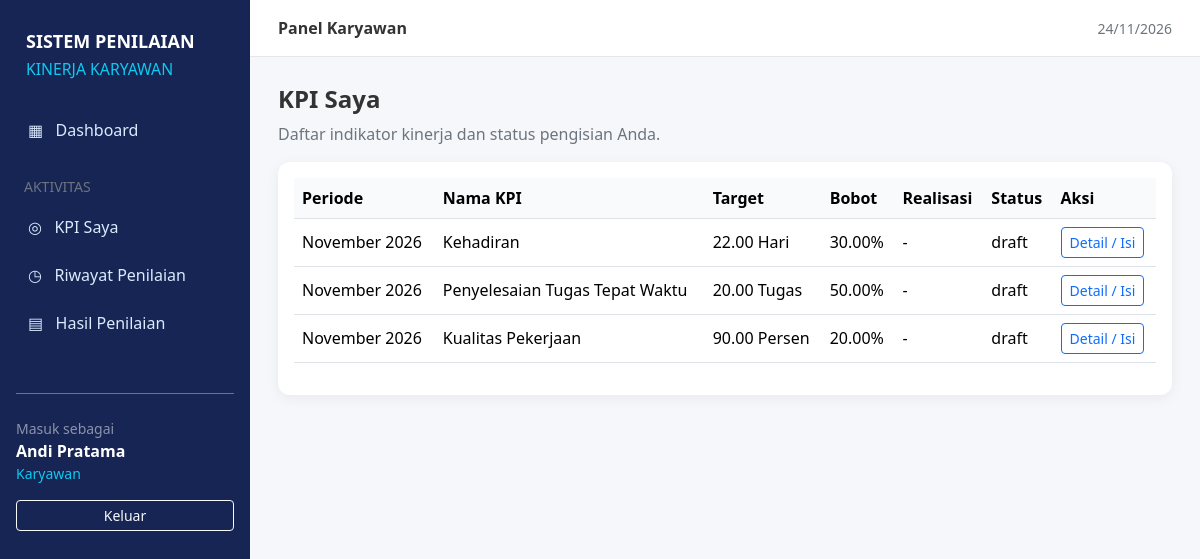
The app's page /index.php?page=my-kpis (signed in) with its own data.
### tables this page shows
CREATE TABLE IF NOT EXISTS kpis (
  id BIGINT UNSIGNED AUTO_INCREMENT PRIMARY KEY,
  employee_id BIGINT UNSIGNED NOT NULL,
  period_id BIGINT UNSIGNED NOT NULL,
  name VARCHAR(255) NOT NULL,
  target DECIMAL(12,2) NOT NULL,
  unit VARCHAR(50) NOT NULL,
  weight DECIMAL(5,2) NOT NULL,
  created_at TIMESTAMP NULL DEFAULT CURRENT_TIMESTAMP,
  updated_at TIMESTAMP NULL DEFAULT CURRENT_TIMESTAMP ON UPDATE CURRENT_TIMESTAMP,
  INDEX idx_kpis_employee_period (employee_id,period_id),
  CONSTRAINT fk_kpis_employee FOREIGN KEY (employee_id) REFERENCES users(id) ON DELETE RESTRICT,
  CONSTRAINT fk_kpis_period FOREIGN KEY (period_id) REFERENCES periods(id) ON DELETE RESTRICT
);

CREATE TABLE IF NOT EXISTS periods (
  id BIGINT UNSIGNED AUTO_INCREMENT PRIMARY KEY,
  month TINYINT UNSIGNED NOT NULL,
  year SMALLINT UNSIGNED NOT NULL,
  status VARCHAR(20) NOT NULL DEFAULT 'open',
  created_at TIMESTAMP NULL DEFAULT CURRENT_TIMESTAMP,
  updated_at TIMESTAMP NULL DEFAULT CURRENT_TIMESTAMP ON UPDATE CURRENT_TIMESTAMP,
  UNIQUE KEY unique_period (month,year)
);

CREATE TABLE IF NOT EXISTS performance_records (
  id BIGINT UNSIGNED AUTO_INCREMENT PRIMARY KEY,
  kpi_id BIGINT UNSIGNED NOT NULL UNIQUE,
  actual DECIMAL(12,2) NULL,
  description TEXT NULL,
  evidence_path VARCHAR(255) NULL,
  rating TINYINT UNSIGNED NULL,
  admin_notes TEXT NULL,
  status VARCHAR(20) NOT NULL DEFAULT 'draft',
  created_at TIMESTAMP NULL DEFAULT CURRENT_TIMESTAMP,
  updated_at TIMESTAMP NULL DEFAULT CURRENT_TIMESTAMP ON UPDATE CURRENT_TIMESTAMP,
  CONSTRAINT fk_records_kpi FOREIGN KEY (kpi_id) REFERENCES kpis(id) ON DELETE RESTRICT
);

### models/helpers.php (called while the page is built, shortened)
<?php
function e($value): string
{
    return htmlspecialchars((string)($value ?? ''), ENT_QUOTES, 'UTF-8');
}
function bindQueryParams(mysqli_stmt $stmt, array $params): void
{
    $types = '';
    foreach ($params as $value) {
        $types .= is_int($value) ? 'i' : (is_float($value) ? 'd' : 's');
    }
    $values = [];
    foreach ($params as $index => $value) {
        $values[$index] = $params[$index];
    }
    $arguments = [$types];
    foreach ($values as $index => &$value) {
        $arguments[] = &$value;
    }
    call_user_func_array([$stmt, 'bind_param'], $arguments);
}
function queryAll(string $sql, array $params = []): array
{
    global $koneksi;
    if ($params) {
        $stmt = $koneksi->prepare($sql);
        bindQueryParams($stmt, $params);
        $stmt->execute();
        $result = $stmt->get_result();
        $rows = $result->fetch_all(MYSQLI_ASSOC);
        return $rows;
    }
    $result = $koneksi->query($sql);
    return $result->fetch_all(MYSQLI_ASSOC);
}
function url(string $page = 'dashboard', array $params = []): string
{
    return 'index.php?' . http_build_query(array_merge(['page' => $page], $params));
}
function currentUser(): array
{
    return $_SESSION['user'] ?? [];
}
function monthName(int $month): string
{
    return [1 => 'Januari', 2 => 'Februari', 3 => 'Maret', 4 => 'April', 5 => 'Mei', 6 => 'Juni', 7 => 'Juli', 8 => 'Agustus', 9 => 'September', 10 => 'Oktober', 11 => 'November', 12 => 'Desember'][$month] ?? '-';
}

### views/employee/my-kpis.php (the view)
<h4 class="fw-bold">KPI Saya</h4>
<p class="text-secondary">Daftar indikator kinerja dan status pengisian Anda.</p>
<div class="card p-3">
    <div class="table-responsive">
        <table class="table align-middle">
            <thead>
                <tr>
                    <th>Periode</th>
                    <th>Nama KPI</th>
                    <th>Target</th>
                    <th>Bobot</th>
                    <th>Realisasi</th>
                    <th>Status</th>
                    <th>Aksi</th>
                </tr>
            </thead>
            <tbody><?php foreach ($data['rows'] as $r): ?><tr>
                        <td><?= monthName((int)$r['month']) . ' ' . $r['year'] ?></td>
                        <td><?= e($r['name']) ?></td>
                        <td><?= e($r['target'] . ' ' . $r['unit']) ?></td>
                        <td><?= e($r['weight']) ?>%</td>
                        <td><?= e($r['actual'] ?? '-') ?></td>
                        <td><?= e($r['record_status'] ?? 'Belum diisi') ?></td>
                        <td><a class="btn btn-sm btn-outline-primary"
                                href="<?= url('my-kpi-detail', ['id' => $r['id']]) ?>">Detail / Isi</a></td>
                    </tr><?php endforeach;
                        if (!$data['rows']): ?><tr>
                        <td colspan="7" class="text-center">Belum ada KPI yang ditugaskan.</td>
                    </tr><?php endif; ?></tbody>
        </table>
    </div>
</div>

### public/css/custom.css (style rules this page uses)
* { margin: 0; padding: 0; box-sizing: border-box; }
body { font-family: 'Segoe UI', sans-serif; background-color: #f5f7fb; color: #333; }

### views/layouts/header.php (style rules this page uses)
.card { border: 0; box-shadow: 0 3px 14px rgba(15, 23, 42, .06); border-radius: 12px }
.table th { white-space: nowrap; background: #f8fafc }

### records on screen
kpis: period.month "November", period.year "2026", name "Kehadiran", target+unit "22.00 Hari", weight "30.00", performance_records.actual "-", performance_records.status "draft"
kpis: period.month "November", period.year "2026", name "Penyelesaian Tugas Tepat Waktu", target+unit "20.00 Tugas", weight "50.00", performance_records.actual "-", performance_records.status "draft"
kpis: period.month "November", period.year "2026", name "Kualitas Pekerjaan", target+unit "90.00 Persen", weight "20.00", performance_records.actual "-", performance_records.status "draft"

### other values on screen
$user['name'] "Andi Pratama"
